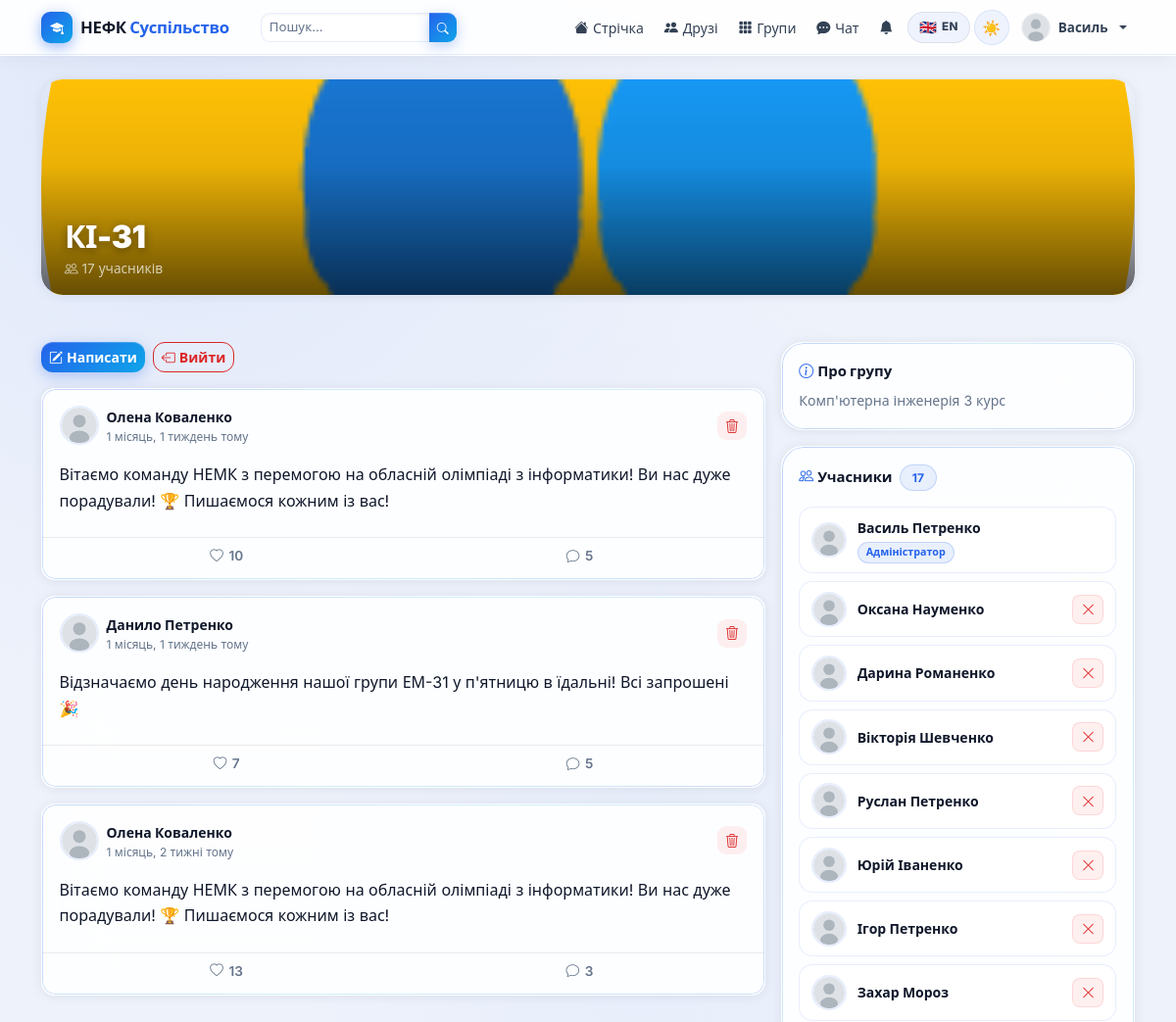
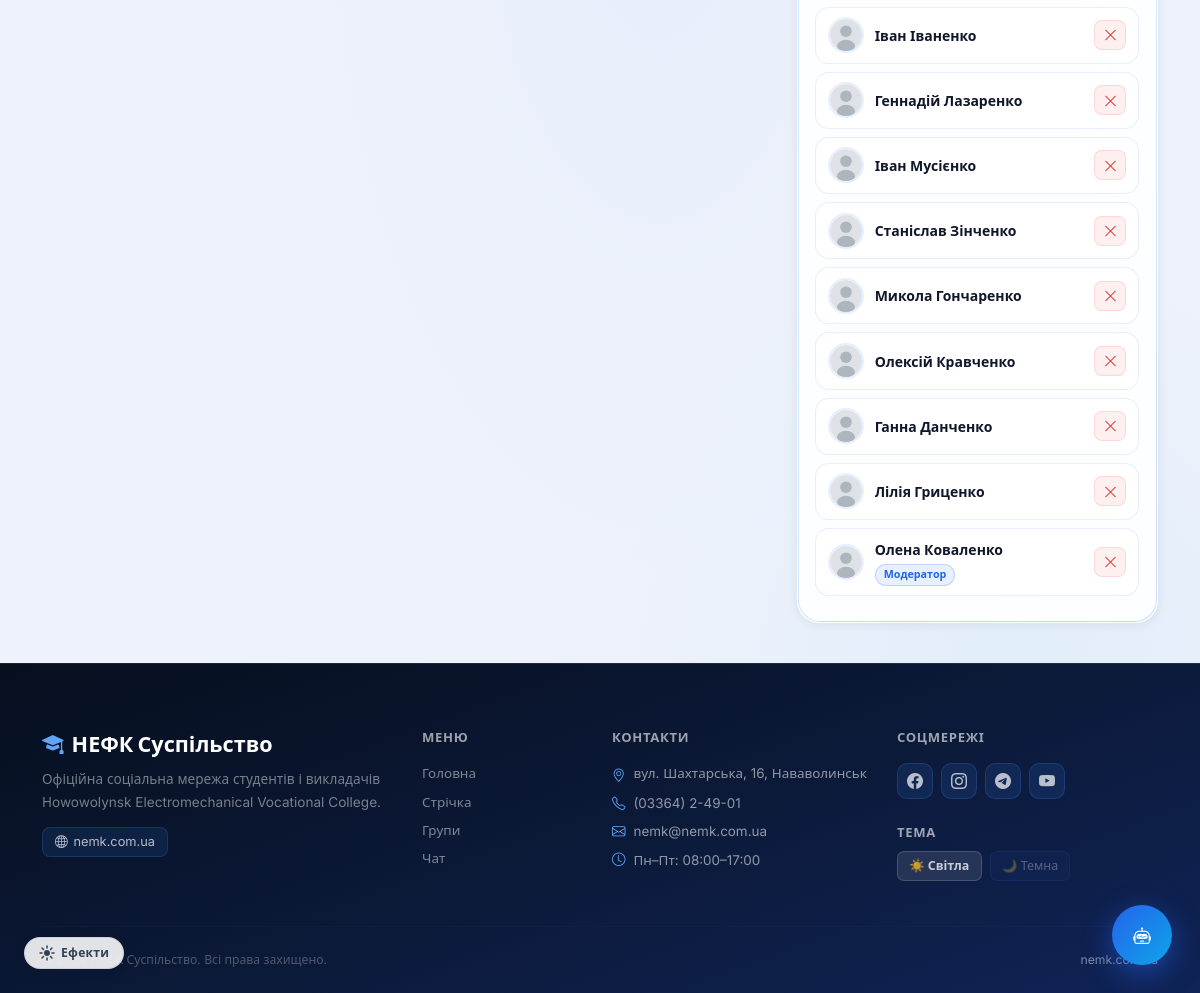
/groups/1/ (signed in), run on an earlier commit of the app's database (2 pictures, top to bottom).
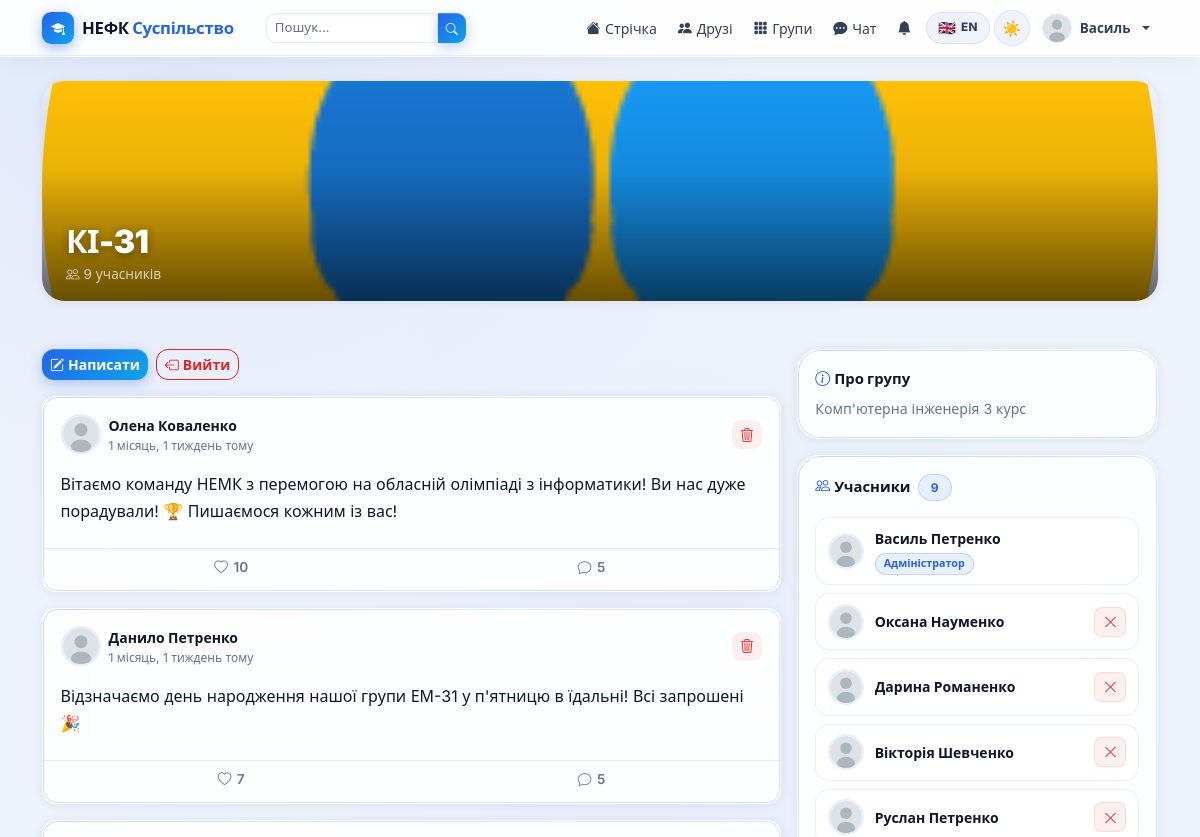
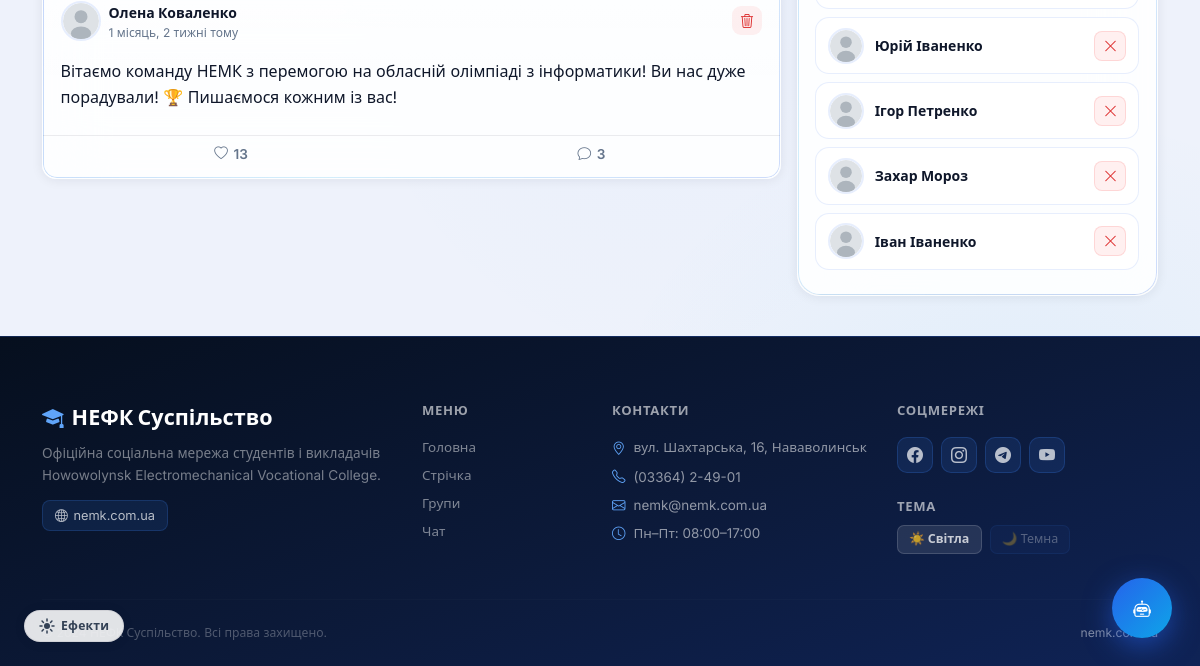
And on a later commit of the database (2 pictures, top to bottom).
### groups/models.py (models this page shows, shortened)
class Group(models.Model):
    name = models.CharField(max_length=150, verbose_name='Назва')
    description = models.TextField(blank=True, default='')
    avatar = models.ImageField(upload_to='groups/avatars/', blank=True, null=True)
    cover = models.ImageField(upload_to='groups/covers/', blank=True, null=True)
    creator = models.ForeignKey(
        settings.AUTH_USER_MODEL, on_delete=models.CASCADE,
        related_name='created_groups', verbose_name='Засновник'
    )
    created_at = models.DateTimeField(default=timezone.now)
    is_private = models.BooleanField(default=False)
    class Meta:
        verbose_name = 'Група'
        verbose_name_plural = 'Групи'
    def member_count(self):
        return self.memberships.filter(is_active=True).count()
    def get_avatar_url(self):
        if self.avatar:
            return self.avatar.url
        return '/static/img/default_group.svg'

class GroupMembership(models.Model):
    ROLE_MEMBER = 'member'
    ROLE_MODERATOR = 'moderator'
    ROLE_ADMIN = 'admin'
    ROLE_CHOICES = [
        (ROLE_MEMBER, 'Учасник'),
        (ROLE_MODERATOR, 'Модератор'),
        (ROLE_ADMIN, 'Адміністратор'),
    ]
    group = models.ForeignKey(Group, on_delete=models.CASCADE, related_name='memberships')
    user = models.ForeignKey(
        settings.AUTH_USER_MODEL, on_delete=models.CASCADE,
        related_name='group_memberships'
    )
    role = models.CharField(max_length=15, choices=ROLE_CHOICES, default=ROLE_MEMBER)
    joined_at = models.DateTimeField(default=timezone.now)
    is_active = models.BooleanField(default=True)
    class Meta:
        unique_together = ('group', 'user')
        verbose_name = 'Учасник групи'
        verbose_name_plural = 'Учасники груп'

### posts/models.py (models this page shows, shortened)
class Post(models.Model):
    POST_TYPE_STATUS = 'status'
    POST_TYPE_PHOTO = 'photo'
    POST_TYPE_VIDEO = 'video'
    POST_TYPE_LINK = 'link'
    POST_TYPE_CHOICES = [
        (POST_TYPE_STATUS, 'Статус'),
        (POST_TYPE_PHOTO, 'Фото'),
        (POST_TYPE_VIDEO, 'Відео'),
        (POST_TYPE_LINK, 'Посилання'),
    ]
    author = models.ForeignKey(
        settings.AUTH_USER_MODEL, on_delete=models.CASCADE,
        related_name='posts', verbose_name='Автор'
    )
    group = models.ForeignKey(
        'groups.Group', on_delete=models.CASCADE,
        related_name='posts', null=True, blank=True,
        verbose_name='Група'
    )
    post_type = models.CharField(
        max_length=10, choices=POST_TYPE_CHOICES,
        default=POST_TYPE_STATUS, verbose_name='Тип'
    )
    content = models.TextField(verbose_name='Текст')
    image = models.ImageField(upload_to='posts/images/', blank=True, null=True)
    video = models.FileField(upload_to='posts/videos/', blank=True, null=True)
    link = models.URLField(blank=True, default='')
    created_at = models.DateTimeField(default=timezone.now)
    updated_at = models.DateTimeField(auto_now=True)
    original_post = models.ForeignKey(
        'self', on_delete=models.SET_NULL,
        null=True, blank=True, related_name='reposts'
    )
    class Meta:
        ordering = ['-created_at']
        verbose_name = 'Публікація'
        verbose_name_plural = 'Публікації'
    def like_count(self):
        return self.likes.count()
    def comment_count(self):
        return self.comments.count()

### accounts/models.py (models this page shows, shortened)
class User(AbstractUser):
    ROLE_USER = 'user'
    ROLE_ADMIN = 'admin'
    ROLE_CHOICES = [
        (ROLE_USER, 'Користувач'),
        (ROLE_ADMIN, 'Адміністратор'),
    ]
    role = models.CharField(max_length=10, choices=ROLE_CHOICES, default=ROLE_USER)
    avatar = models.ImageField(upload_to='avatars/', blank=True, null=True)
    cover = models.ImageField(upload_to='covers/', blank=True, null=True)
    bio = models.TextField(blank=True, default='')
    location = models.CharField(max_length=120, blank=True, default='')
    birth_date = models.DateField(null=True, blank=True)
    website = models.URLField(blank=True, default='')
    created_at = models.DateTimeField(default=timezone.now)
    def is_admin_role(self):
        return self.role == self.ROLE_ADMIN
    def get_avatar_url(self):
        if self.avatar:
            return self.avatar.url
        return '/static/img/default_avatar.svg'
    class Meta:
        verbose_name = 'Користувач'
        verbose_name_plural = 'Користувачі'

### groups/views.py (the view, shortened to what this page needs)
# urls.py: path('groups/<int:pk>/', views.group_detail_view, name='group_detail'),
@login_required
def group_detail_view(request, pk):
    group = get_object_or_404(Group, pk=pk)
    membership = GroupMembership.objects.filter(group=group, user=request.user, is_active=True).first()
    is_member = membership is not None
    is_admin = membership and membership.role in ('admin', 'moderator')
    posts = Post.objects.filter(group=group).select_related('author').prefetch_related('likes', 'comments').order_by('-created_at')
    members = GroupMembership.objects.filter(group=group, is_active=True).select_related('user')
    post_form = None
    if is_member:
        post_form = PostForm()
    return render(request, 'groups/group_detail.html', {
        'group': group,
        'is_member': is_member,
        'is_admin': is_admin,
        'posts': posts,
        'members': members,
        'post_form': post_form,
    })

### posts/forms.py
class PostForm(forms.ModelForm):
    class Meta:
        model = Post
        fields = ('post_type', 'content', 'image', 'video', 'link')
        widgets = {
            'post_type': forms.Select(attrs={'class': 'form-select'}),
            'content': forms.Textarea(attrs={
                'class': 'form-control',
                'rows': 3,
                'placeholder': 'Що у вас нового?'
            }),
            'image': forms.FileInput(attrs={'class': 'form-control'}),
            'video': forms.FileInput(attrs={'class': 'form-control'}),
            'link': forms.URLInput(attrs={'class': 'form-control', 'placeholder': 'https://...'}),
        }
        labels = {
            'post_type': 'Тип',
            'content': 'Текст',
            'image': 'Зображення',
            'video': 'Відео',
            'link': 'Посилання',
        }

### nemk_social/security.py (called while the page is built)
def _get_ip(request):
    for h in ['HTTP_CF_CONNECTING_IP', 'HTTP_X_REAL_IP',
              'HTTP_X_FORWARDED_FOR', 'REMOTE_ADDR']:
        ip = request.META.get(h, '').split(',')[0].strip()
        if ip and ip not in ('', 'unknown'):
            return ip
    return '0.0.0.0'

### templates/groups/group_detail.html (shortened to what the changed rows need)
{% extends 'base.html' %}
{% block content %}
<div class="cover-header mb-5">
  <div style="position:absolute;bottom:16px;left:24px;">
    <div class="d-flex align-items-center gap-2 flex-wrap">
      <h2 class="fw-900 mb-0" style="color:#fff;letter-spacing:-.5px;text-shadow:0 2px 8px rgba(0,0,0,.4);">
        {{ group.name }}
      </h2>
    </div>
    <span style="color:rgba(255,255,255,.7);font-size:.85rem;">
      <i class="bi bi-people me-1"></i>{{ group.member_count }} учасників
    </span>
  </div>
</div>
<div class="row g-3">
  <div class="col-lg-8">
    {% for post in posts %}
    <div class="post-card-gl">
      <div class="card-body">
        <div class="d-flex align-items-center gap-2 mb-3">
          <a href="{% url 'profile' post.author.username %}">
            <img src="{{ post.author.get_avatar_url }}" class="rounded-circle flex-shrink-0"
                 style="object-fit:cover;border:2px solid var(--border);"
                 width="40" height="40" alt="{{ post.author.username }}">
          </a>
          <div class="flex-grow-1">
            <a href="{% url 'profile' post.author.username %}"
               class="fw-700 small text-decoration-none" style="color:var(--text);">
              {{ post.author.get_full_name|default:post.author.username }}
            </a>
            <div style="color:var(--muted);font-size:.75rem;">{{ post.created_at|timesince }} тому</div>
          </div>
          {% if is_admin %}
          <a href="{% url 'delete_post' post.pk %}"
             class="btn btn-sm"
             style="color:var(--red);background:rgba(248,113,113,.1);border:none;border-radius:9px;padding:.25rem .5rem;"
             onclick="return confirm('Видалити публікацію?')"
             title="Видалити">
            <i class="bi bi-trash3"></i>
          </a>
          {% endif %}
        </div>
        <p class="mb-2" style="color:var(--text);line-height:1.65;">{{ post.content }}</p>
      </div>
      <div class="post-actions" style="padding:0 .5rem .35rem;">
        <button class="post-action-btn like-btn {% if request.user in post.likes.all %}liked{% endif %}"
                data-post-id="{{ post.pk }}" data-url="{% url 'like_post' post.pk %}"
                aria-label="Вподобати">
          <i class="bi bi-heart{% if request.user in post.likes.all %}-fill{% endif %}"></i>
          <span class="like-count">{{ post.like_count }}</span>
        </button>
        <a href="{% url 'post_detail' post.pk %}" class="post-action-btn" style="text-decoration:none;">
          <i class="bi bi-chat"></i> {{ post.comment_count }}
        </a>
      </div>
    </div>
    {% empty %}
    <div class="page-glass-card p-5 text-center">
      <i class="bi bi-newspaper" style="font-size:2.8rem;color:var(--muted);display:block;margin-bottom:.75rem;"></i>
      <p style="color:var(--muted);margin:0;">Публікацій ще немає. Будь першим!</p>
    </div>
    {% endfor %}
  </div>
  <div class="col-lg-4">
    {% if group.description %}
    <div class="sidebar-widget mb-3">
      <div class="fw-800 mb-2" style="color:var(--text);font-size:.93rem;">
        <i class="bi bi-info-circle me-1" style="color:var(--p);"></i>Про групу
      </div>
      <p style="color:var(--muted);font-size:.88rem;line-height:1.6;margin:0;">{{ group.description }}</p>
    </div>
    {% endif %}
    <div class="sidebar-widget">
      <div class="fw-800 mb-3" style="color:var(--text);font-size:.93rem;">
        <i class="bi bi-people me-1" style="color:var(--p);"></i>Учасники
        <span class="glass-badge ms-1">{{ group.member_count }}</span>
      </div>
      {% for m in members %}
      <div class="user-chip mb-2">
        <a href="{% url 'profile' m.user.username %}">
          <img src="{{ m.user.get_avatar_url }}" class="rounded-circle flex-shrink-0"
               style="object-fit:cover;border:2px solid var(--border);"
               width="36" height="36" alt="{{ m.user.username }}">
        </a>
        <div class="flex-grow-1 overflow-hidden">
          <div class="fw-700 small" style="color:var(--text);white-space:nowrap;overflow:hidden;text-overflow:ellipsis;">
            {{ m.user.get_full_name|default:m.user.username }}
          </div>
          {% if m.role != 'member' %}
          <span class="glass-badge" style="font-size:.67rem;padding:.12rem .5rem;">{{ m.get_role_display }}</span>
          {% endif %}
        </div>
        {% if is_admin and m.user != request.user %}
        <a href="{% url 'kick_member' group.pk m.user.pk %}"
           class="btn btn-sm flex-shrink-0"
           style="background:rgba(248,113,113,.1);color:var(--red);border:1px solid rgba(248,113,113,.2);
                  border-radius:8px;padding:.22rem .5rem;"
           onclick="return confirm('Видалити учасника?')"
           title="Видалити">
          <i class="bi bi-x-lg"></i>
        </a>
        {% endif %}
      </div>
      {% endfor %}
    </div>
  </div>
</div>
{% endblock %}

What changed in the data, as far as the page shows it:
removed GroupMembership: user.get_full_name "Геннадій Лазаренко"
removed GroupMembership: user.get_full_name "Іван Мусієнко"
removed GroupMembership: user.get_full_name "Станіслав Зінченко"
removed GroupMembership: user.get_full_name "Микола Гончаренко"
removed GroupMembership: user.get_full_name "Олексій Кравченко"
removed GroupMembership: user.get_full_name "Ганна Данченко"
removed GroupMembership: user.get_full_name "Лілія Гриценко"
removed GroupMembership: user.get_full_name "Олена Коваленко", role "Модератор"
computed for Group "КІ-31": member_count "17" → "9"
